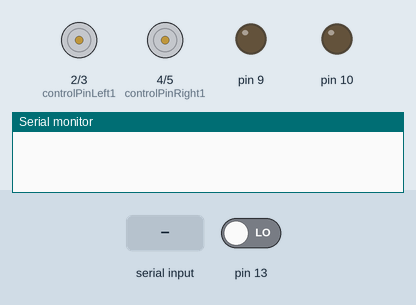
Simulated run of this sketch. Board: Arduino Uno, built with avr-gcc and run on an emulated ATmega328P. Parts: motor-driver pin pairs drawn as motors (green arrow = first pin HIGH = forward, orange = second pin HIGH = backward, longer = more drive), output pins drawn as LEDs (lit = HIGH), the last lines printed to the serial monitor. Inputs (shaded band) come from the test bench; at power-on: pin 13 LOW.

Above: at 1.2 s.
1.3 s: pin 13 driven HIGH
3.8 s: "f" received over Serial
At 4.4 s:
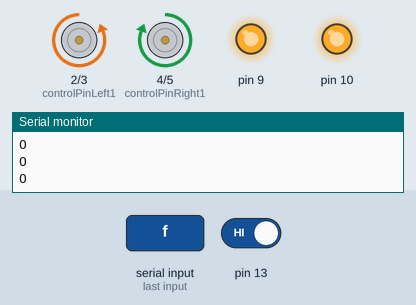
5.3 s: "b" received over Serial
At 5.6 s:
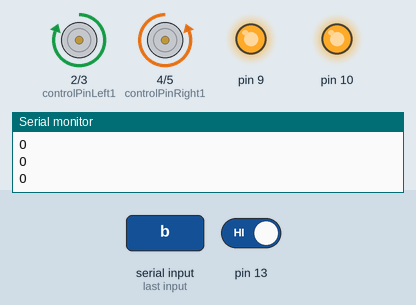
6.8 s: "l" received over Serial
At 7.9 s:
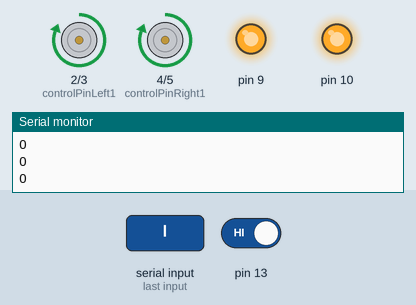
8.3 s: pin 13 driven LOW
At 9.0 s:
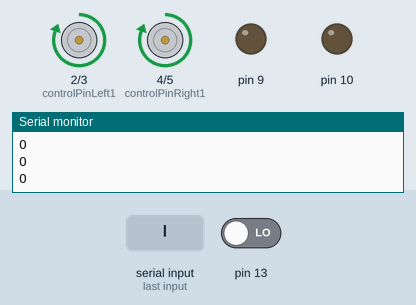
Timing chart, 0 to 10.8 s (numbered marks = the images above; inputs shaded):
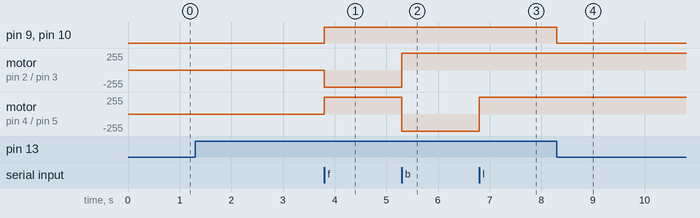

The sketch:

arduinoCar.ino
```cpp
//main program to run the robot
#include "Robot.h"

 Steering st(2,3,4,5);
 Hbridge left(10);
 Hbridge right(9);
 Robot robot(st);
 Bluetooth bt(13);


void setup(){
 Serial.begin(9600);
 robot.setHbridges(left,right);
 robot.setBluetooth(bt);
}

void loop(){
  robot.Run();
}
```

Bluetooth.cpp
```cpp
#include "Bluetooth.h"

Bluetooth::Bluetooth(){}

Bluetooth::Bluetooth(int _statePin){
    statePin = _statePin;
    pinMode(statePin, INPUT);
}

bool Bluetooth::isConnected(){

  if(digitalRead(statePin) == HIGH){
    return true;
  } else {
    return false;
  }
}


void Bluetooth::sendMessage(String _message){
    Serial.println(_message);
}

void Bluetooth::readData(String &Message){

	Message = "";
	int i = 0;
	while(Serial.available() > 0) {
  	  char in = Serial.read();
  	  Message.concat(in);
  	  return;
 	}
}
```

Bluetooth.h
```cpp
#ifndef Bluetooth_h
#define Bluetooth_h

#include "Arduino.h"
class Bluetooth{

private:
int statePin;
public:
  Bluetooth();
  Bluetooth(int _statePin);
  //String readData();
  bool isConnected();
  void sendMessage(String _message);
  void readData(String &message);
};
#endif
```

Hbridge.cpp
```cpp
#include "Hbridge.h"


Hbridge::Hbridge(int _pin){
  pin = _pin;

  // set pin to output
  pinMode( pin, OUTPUT );

}

void Hbridge::StartMotors(int _speed){

  // set power on
   analogWrite( pin, _speed );
}

void Hbridge::StopMotors(){

  // set power off
    digitalWrite( pin, LOW );
}
```

Hbridge.h
```cpp
// Class definition for WheelPair
// Class represnets a side of a wehicle, steers the power
// to all wheels on that side.

#ifndef Hbridge_h
#define Hbridge_h

#include "Arduino.h"

class Hbridge{
private:
    int pin;
public:
    Hbridge(){};
    Hbridge(int _pin);
    void StartMotors(int _speed);
    void StopMotors();
};
#endif
```

Robot.cpp
```cpp
#include "Robot.h"

Robot::Robot(Steering st){

 steering = st;
 carSpeed = 255;
}

void Robot::setBluetooth(Bluetooth bt){
  bluetooth = bt;
}

void Robot::setHbridges(Hbridge left, Hbridge right){
  leftSide = left;
  rightSide = right;
}

void Robot::DriveForward(int _speed){

   steering.Forward();
   rightSide.StartMotors(_speed);
   leftSide.StartMotors(_speed);
}

void Robot::DriveLeft(int _speed){

   steering.Left();
   leftSide.StartMotors(_speed);
   rightSide.StartMotors(_speed);
}

void Robot::DriveRight(int _speed){

   steering.Right();
   leftSide.StartMotors(_speed);
   rightSide.StartMotors(_speed);
}

void Robot::DriveReverse(int _speed){

   steering.Reverse();
   leftSide.StartMotors(_speed);
   rightSide.StartMotors(_speed);
}

void Robot::StopCar(){

   leftSide.StopMotors();
   rightSide.StopMotors();
}

// variables for driving and setting speed and hearbeat timer
String cmd = "";
String speedC ="";
bool readingSpeed = false;
unsigned long sendTime = 0;

// function to start robot
void Robot::Run(){

  // robot stops if there is no connection
  if(!bluetooth.isConnected()){
          StopCar();
  }
  else
  {
    // send out a heartbeat
    if(abs(millis()- sendTime) > 1000){
         bluetooth.sendMessage("O");
         sendTime = millis();
    }

    // read data from bluetooth module
    cmd == "";
    bluetooth.readData(cmd);

    // check if speed should be changed
    if(cmd == "|")
      readingSpeed = true;

    // set the received value for speed to actual speed
    if(cmd == "#"){
      readingSpeed = false;
      Serial.println(speedC);
      int tmpSpeed = speedC.toInt();
      if(tmpSpeed >= 0 && tmpSpeed <= 255){
        carSpeed = tmpSpeed;
      }
      speedC ="";
    }

    // set the speed value
    if(readingSpeed){
      if(cmd != "|")
        speedC += cmd;
    }

    // check if the robot should drive
    if(cmd.equals("f")){
          readingSpeed = false;
          DriveForward(carSpeed);
    }
    else if(cmd.equals("b")){
          readingSpeed = false;
          DriveReverse(carSpeed);
    }
    else if(cmd.equals("l")){
          readingSpeed = false;
          DriveLeft(carSpeed);
    }
    else if(cmd.equals("r")){
          readingSpeed = false;
          DriveRight(carSpeed);
    }
    else if(cmd.equals("s")){
          readingSpeed = false;
          StopCar();
    }
  }
}
```

Robot.h
```cpp
#ifndef Robot_H
#define Robot_H

#include "Steering.h"
#include "Hbridge.h"
#include "Bluetooth.h"


class Robot{
private:
  Steering steering;
  Hbridge leftSide;
  Hbridge rightSide;
  Bluetooth bluetooth;
  int carSpeed;
public:
  Robot(Steering st);
  void setBluetooth(Bluetooth bt);
  void setHbridges(Hbridge left, Hbridge right);
  void DriveForward(int _speed);
  void DriveLeft(int _speed);
  void DriveRight(int _speed);
  void DriveReverse(int _speed);
  void StopCar();
  void Run();
};

#endif
```

Steering.cpp
```cpp
#include "Steering.h"

Steering::Steering(){
 controlPinLeft1 = 2;
 controlPinLeft2 = 3;
 controlPinRight1 = 4;
 controlPinRight2 = 5;

  pinMode( controlPinLeft1, OUTPUT );
  pinMode( controlPinLeft2, OUTPUT );
  pinMode( controlPinRight1, OUTPUT );
  pinMode( controlPinRight2, OUTPUT );

}

Steering::Steering(int cp1,int cp2, int cp3, int cp4){
  controlPinLeft1 = cp1;
  controlPinLeft2 = cp2;
  controlPinRight1 = cp3;
  controlPinRight2 = cp4;

  pinMode( controlPinLeft1, OUTPUT );
  pinMode( controlPinLeft2, OUTPUT );
  pinMode( controlPinRight1, OUTPUT );
  pinMode( controlPinRight2, OUTPUT );
}

void Steering::Right(){
   digitalWrite( controlPinLeft1, LOW );
   digitalWrite( controlPinLeft2, HIGH );
   digitalWrite( controlPinRight1, LOW );
   digitalWrite( controlPinRight2, HIGH );
}

void Steering::Left(){
   digitalWrite( controlPinLeft1, HIGH );
   digitalWrite( controlPinLeft2, LOW );
   digitalWrite( controlPinRight1, HIGH );
   digitalWrite( controlPinRight2, LOW );
}

void Steering::Forward(){
   digitalWrite( controlPinLeft1, LOW );
   digitalWrite( controlPinLeft2, HIGH );
   digitalWrite( controlPinRight1, HIGH );
   digitalWrite( controlPinRight2, LOW );
}

void Steering::Reverse(){
   digitalWrite( controlPinLeft1, HIGH );
   digitalWrite( controlPinLeft2, LOW );
   digitalWrite( controlPinRight1, LOW );
   digitalWrite( controlPinRight2, HIGH );
}
```

Steering.h
```cpp
#ifndef Steering_h
#define Steering_h

#include "Arduino.h"

class Steering{
private:
  int controlPinLeft1;
  int controlPinLeft2;
  int controlPinRight1;
  int controlPinRight2;;
public:
  Steering();
  Steering(int cp1,int cp2, int cp3, int cp4);
  void Left();
  void Right();
  void Forward();
  void Reverse();

};
#endif
```

Measured:
- after the input at 3.8 s, pin 9, pin 10: LOW → HIGH at once; motor on pin 2 (controlPinLeft1) / pin 3 (controlPinLeft2): stopped → backward 255/255 at once; motor on pin 4 (controlPinRight1) / pin 5 (controlPinRight2): stopped → forward 255/255 at once
- after the input at 5.3 s, motor on pin 2 (controlPinLeft1) / pin 3 (controlPinLeft2): backward 255/255 → forward 255/255 at once; motor on pin 4 (controlPinRight1) / pin 5 (controlPinRight2): forward 255/255 → backward 255/255 at once
- after the input at 6.8 s, motor on pin 4 (controlPinRight1) / pin 5 (controlPinRight2): backward 255/255 → forward 255/255 at once
- after the input at 8.3 s, pin 9, pin 10: HIGH → LOW at once
